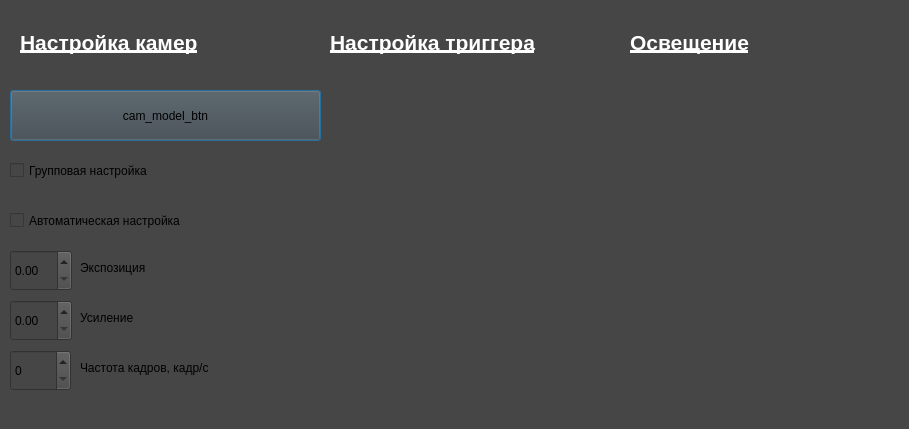
<?xml version="1.0" encoding="UTF-8"?>
<ui version="4.0">
 <class>Dialog</class>
 <widget class="QDialog" name="Dialog">
  <property name="geometry">
   <rect>
    <x>0</x>
    <y>0</y>
    <width>909</width>
    <height>429</height>
   </rect>
  </property>
  <property name="windowTitle">
   <string>Dialog</string>
  </property>
  <property name="styleSheet">
   <string notr="true">background-color: rgb(70, 70, 70);</string>
  </property>
  <widget class="QLabel" name="cam_sets_label">
   <property name="geometry">
    <rect>
     <x>20</x>
     <y>10</y>
     <width>300</width>
     <height>65</height>
    </rect>
   </property>
   <property name="maximumSize">
    <size>
     <width>300</width>
     <height>70</height>
    </size>
   </property>
   <property name="styleSheet">
    <string notr="true">border: 0px solid rgba(0,0,0,255);</string>
   </property>
   <property name="text">
    <string>&lt;html&gt;&lt;head/&gt;&lt;body&gt;&lt;p&gt;&lt;span style=&quot; font-size:16pt; font-weight:600; text-decoration: underline; color:#ffffff;&quot;&gt;Настройка камер&lt;/span&gt;&lt;/p&gt;&lt;/body&gt;&lt;/html&gt;</string>
   </property>
   <property name="textFormat">
    <enum>Qt::RichText</enum>
   </property>
  </widget>
  <widget class="QPushButton" name="pushButton">
   <property name="geometry">
    <rect>
     <x>10</x>
     <y>90</y>
     <width>311</width>
     <height>51</height>
    </rect>
   </property>
   <property name="text">
    <string>cam_model_btn</string>
   </property>
  </widget>
  <widget class="QCheckBox" name="group_set_check">
   <property name="geometry">
    <rect>
     <x>10</x>
     <y>150</y>
     <width>311</width>
     <height>41</height>
    </rect>
   </property>
   <property name="text">
    <string>Групповая настройка</string>
   </property>
  </widget>
  <widget class="QCheckBox" name="auto_set_check">
   <property name="geometry">
    <rect>
     <x>10</x>
     <y>200</y>
     <width>311</width>
     <height>41</height>
    </rect>
   </property>
   <property name="text">
    <string>Автоматическая настройка</string>
   </property>
  </widget>
  <widget class="QDoubleSpinBox" name="exp_spin">
   <property name="geometry">
    <rect>
     <x>10</x>
     <y>250</y>
     <width>62</width>
     <height>41</height>
    </rect>
   </property>
  </widget>
  <widget class="QDoubleSpinBox" name="gain_spin">
   <property name="geometry">
    <rect>
     <x>10</x>
     <y>300</y>
     <width>62</width>
     <height>41</height>
    </rect>
   </property>
  </widget>
  <widget class="QSpinBox" name="fps_spin">
   <property name="geometry">
    <rect>
     <x>10</x>
     <y>350</y>
     <width>61</width>
     <height>41</height>
    </rect>
   </property>
  </widget>
  <widget class="QLabel" name="exp_label">
   <property name="geometry">
    <rect>
     <x>80</x>
     <y>260</y>
     <width>81</width>
     <height>16</height>
    </rect>
   </property>
   <property name="text">
    <string>Экспозиция</string>
   </property>
  </widget>
  <widget class="QLabel" name="gain_label">
   <property name="geometry">
    <rect>
     <x>80</x>
     <y>310</y>
     <width>81</width>
     <height>16</height>
    </rect>
   </property>
   <property name="text">
    <string>Усиление</string>
   </property>
  </widget>
  <widget class="QLabel" name="fps_label">
   <property name="geometry">
    <rect>
     <x>80</x>
     <y>360</y>
     <width>131</width>
     <height>16</height>
    </rect>
   </property>
   <property name="text">
    <string>Частота кадров, кадр/с</string>
   </property>
  </widget>
  <widget class="QLabel" name="set_trigger">
   <property name="geometry">
    <rect>
     <x>330</x>
     <y>10</y>
     <width>300</width>
     <height>65</height>
    </rect>
   </property>
   <property name="maximumSize">
    <size>
     <width>300</width>
     <height>70</height>
    </size>
   </property>
   <property name="styleSheet">
    <string notr="true">border: 0px solid rgba(0,0,0,255);</string>
   </property>
   <property name="text">
    <string>&lt;html&gt;&lt;head/&gt;&lt;body&gt;&lt;p&gt;&lt;span style=&quot; font-size:16pt; font-weight:600; text-decoration: underline; color:#ffffff;&quot;&gt;Настройка триггера&lt;/span&gt;&lt;/p&gt;&lt;/body&gt;&lt;/html&gt;</string>
   </property>
   <property name="textFormat">
    <enum>Qt::RichText</enum>
   </property>
  </widget>
  <widget class="QLabel" name="consecration_label">
   <property name="geometry">
    <rect>
     <x>630</x>
     <y>10</y>
     <width>300</width>
     <height>65</height>
    </rect>
   </property>
   <property name="maximumSize">
    <size>
     <width>300</width>
     <height>70</height>
    </size>
   </property>
   <property name="styleSheet">
    <string notr="true">border: 0px solid rgba(0,0,0,255);</string>
   </property>
   <property name="text">
    <string>&lt;html&gt;&lt;head/&gt;&lt;body&gt;&lt;p&gt;&lt;span style=&quot; font-size:16pt; font-weight:600; text-decoration: underline; color:#ffffff;&quot;&gt;Освещение&lt;/span&gt;&lt;/p&gt;&lt;/body&gt;&lt;/html&gt;</string>
   </property>
   <property name="textFormat">
    <enum>Qt::RichText</enum>
   </property>
  </widget>
 </widget>
 <resources/>
 <connections/>
</ui>
